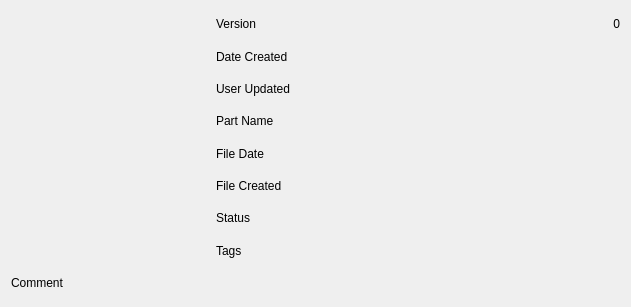
<?xml version="1.0" encoding="UTF-8"?>
<ui version="4.0">
 <class>Dialog</class>
 <widget class="QDialog" name="Dialog">
  <property name="geometry">
   <rect>
    <x>0</x>
    <y>0</y>
    <width>631</width>
    <height>307</height>
   </rect>
  </property>
  <property name="windowTitle">
   <string>Dialog</string>
  </property>
  <layout class="QGridLayout" name="gridLayout">
   <item row="4" column="2">
    <widget class="QLabel" name="labelFileDateValue">
     <property name="text">
      <string/>
     </property>
     <property name="alignment">
      <set>Qt::AlignmentFlag::AlignRight|Qt::AlignmentFlag::AlignTrailing|Qt::AlignmentFlag::AlignVCenter</set>
     </property>
    </widget>
   </item>
   <item row="8" column="0">
    <widget class="QLabel" name="labelComment">
     <property name="text">
      <string>Comment</string>
     </property>
    </widget>
   </item>
   <item row="4" column="1">
    <widget class="QLabel" name="labelFileDate">
     <property name="text">
      <string>File Date</string>
     </property>
    </widget>
   </item>
   <item row="6" column="2">
    <widget class="QLabel" name="labelStatusValue">
     <property name="text">
      <string/>
     </property>
     <property name="alignment">
      <set>Qt::AlignmentFlag::AlignRight|Qt::AlignmentFlag::AlignTrailing|Qt::AlignmentFlag::AlignVCenter</set>
     </property>
    </widget>
   </item>
   <item row="5" column="1">
    <widget class="QLabel" name="labelFileCreated">
     <property name="text">
      <string>File Created</string>
     </property>
    </widget>
   </item>
   <item row="7" column="1">
    <widget class="QLabel" name="labelTags">
     <property name="text">
      <string>Tags</string>
     </property>
    </widget>
   </item>
   <item row="2" column="2">
    <widget class="QLabel" name="labelUserUpdatedValue">
     <property name="text">
      <string/>
     </property>
     <property name="alignment">
      <set>Qt::AlignmentFlag::AlignRight|Qt::AlignmentFlag::AlignTrailing|Qt::AlignmentFlag::AlignVCenter</set>
     </property>
    </widget>
   </item>
   <item row="2" column="1">
    <widget class="QLabel" name="labelUserUpdated">
     <property name="text">
      <string>User Updated</string>
     </property>
    </widget>
   </item>
   <item row="0" column="2">
    <widget class="QLabel" name="labelVersionValue">
     <property name="text">
      <string>0</string>
     </property>
     <property name="alignment">
      <set>Qt::AlignmentFlag::AlignRight|Qt::AlignmentFlag::AlignTrailing|Qt::AlignmentFlag::AlignVCenter</set>
     </property>
    </widget>
   </item>
   <item row="1" column="1">
    <widget class="QLabel" name="labelDateCreated">
     <property name="text">
      <string>Date Created</string>
     </property>
    </widget>
   </item>
   <item row="8" column="1" colspan="2">
    <widget class="QLabel" name="labelCommentValue">
     <property name="text">
      <string/>
     </property>
     <property name="alignment">
      <set>Qt::AlignmentFlag::AlignRight|Qt::AlignmentFlag::AlignTrailing|Qt::AlignmentFlag::AlignVCenter</set>
     </property>
    </widget>
   </item>
   <item row="1" column="2">
    <widget class="QLabel" name="labelDateCrfeatedValue">
     <property name="text">
      <string/>
     </property>
     <property name="alignment">
      <set>Qt::AlignmentFlag::AlignRight|Qt::AlignmentFlag::AlignTrailing|Qt::AlignmentFlag::AlignVCenter</set>
     </property>
    </widget>
   </item>
   <item row="7" column="2">
    <widget class="QLabel" name="labelTagsValue">
     <property name="text">
      <string/>
     </property>
    </widget>
   </item>
   <item row="3" column="2">
    <widget class="QLabel" name="labelPartNameValue">
     <property name="text">
      <string/>
     </property>
     <property name="alignment">
      <set>Qt::AlignmentFlag::AlignRight|Qt::AlignmentFlag::AlignTrailing|Qt::AlignmentFlag::AlignVCenter</set>
     </property>
    </widget>
   </item>
   <item row="5" column="2">
    <widget class="QLabel" name="labelFileCreatedValue">
     <property name="text">
      <string/>
     </property>
     <property name="alignment">
      <set>Qt::AlignmentFlag::AlignRight|Qt::AlignmentFlag::AlignTrailing|Qt::AlignmentFlag::AlignVCenter</set>
     </property>
    </widget>
   </item>
   <item row="3" column="1">
    <widget class="QLabel" name="labelPartName">
     <property name="text">
      <string>Part Name</string>
     </property>
    </widget>
   </item>
   <item row="6" column="1">
    <widget class="QLabel" name="labelStatus">
     <property name="text">
      <string>Status</string>
     </property>
    </widget>
   </item>
   <item row="0" column="1">
    <widget class="QLabel" name="labelVersion">
     <property name="text">
      <string>Version</string>
     </property>
    </widget>
   </item>
   <item row="1" column="0" rowspan="4">
    <widget class="QLabel" name="image">
     <property name="text">
      <string/>
     </property>
    </widget>
   </item>
  </layout>
 </widget>
 <resources/>
 <connections/>
</ui>
